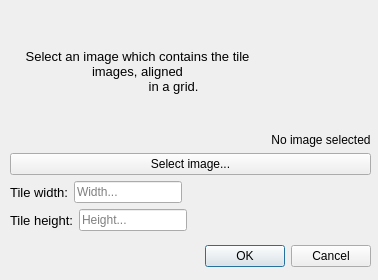
<?xml version="1.0" encoding="UTF-8"?>
<ui version="4.0">
 <class>TilesetDialogUI</class>
 <widget class="QDialog" name="TilesetDialogUI">
  <property name="geometry">
   <rect>
    <x>0</x>
    <y>0</y>
    <width>378</width>
    <height>280</height>
   </rect>
  </property>
  <property name="sizePolicy">
   <sizepolicy hsizetype="Minimum" vsizetype="Minimum">
    <horstretch>0</horstretch>
    <verstretch>0</verstretch>
   </sizepolicy>
  </property>
  <property name="windowTitle">
   <string>Dialog</string>
  </property>
  <widget class="QDialogButtonBox" name="buttonBox">
   <property name="geometry">
    <rect>
     <x>30</x>
     <y>240</y>
     <width>341</width>
     <height>32</height>
    </rect>
   </property>
   <property name="orientation">
    <enum>Qt::Horizontal</enum>
   </property>
   <property name="standardButtons">
    <set>QDialogButtonBox::Cancel|QDialogButtonBox::Ok</set>
   </property>
  </widget>
  <widget class="QWidget" name="verticalLayoutWidget">
   <property name="geometry">
    <rect>
     <x>10</x>
     <y>10</y>
     <width>361</width>
     <height>221</height>
    </rect>
   </property>
   <layout class="QVBoxLayout" name="verticalLayout">
    <item>
     <layout class="QHBoxLayout" name="headerLayout">
      <item>
       <widget class="QLabel" name="infoLabel">
        <property name="font">
         <font>
          <family>Segoe UI</family>
          <pointsize>10</pointsize>
         </font>
        </property>
        <property name="text">
         <string>Select an image which contains the tile images, aligned
                    in a grid.
                  </string>
        </property>
        <property name="alignment">
         <set>Qt::AlignCenter</set>
        </property>
        <property name="wordWrap">
         <bool>true</bool>
        </property>
       </widget>
      </item>
      <item>
       <layout class="QGridLayout" name="gridLayout">
        <item row="1" column="0">
         <widget class="QLabel" name="imageLabel">
          <property name="sizePolicy">
           <sizepolicy hsizetype="Expanding" vsizetype="Expanding">
            <horstretch>0</horstretch>
            <verstretch>0</verstretch>
           </sizepolicy>
          </property>
          <property name="text">
           <string/>
          </property>
          <property name="pixmap">
           <pixmap resource="../../tactile.qrc">:/resources/icons/icons8/color/64/image.png</pixmap>
          </property>
          <property name="scaledContents">
           <bool>false</bool>
          </property>
          <property name="alignment">
           <set>Qt::AlignCenter</set>
          </property>
         </widget>
        </item>
        <item row="2" column="0">
         <widget class="QLabel" name="imageInfoLabel">
          <property name="sizePolicy">
           <sizepolicy hsizetype="Minimum" vsizetype="Minimum">
            <horstretch>0</horstretch>
            <verstretch>0</verstretch>
           </sizepolicy>
          </property>
          <property name="text">
           <string>No image selected</string>
          </property>
          <property name="alignment">
           <set>Qt::AlignCenter</set>
          </property>
          <property name="wordWrap">
           <bool>true</bool>
          </property>
         </widget>
        </item>
       </layout>
      </item>
     </layout>
    </item>
    <item>
     <layout class="QHBoxLayout" name="selectImageLayout">
      <item>
       <widget class="QPushButton" name="imageButton">
        <property name="sizePolicy">
         <sizepolicy hsizetype="Preferred" vsizetype="Fixed">
          <horstretch>0</horstretch>
          <verstretch>0</verstretch>
         </sizepolicy>
        </property>
        <property name="text">
         <string>Select image...</string>
        </property>
       </widget>
      </item>
     </layout>
    </item>
    <item>
     <layout class="QHBoxLayout" name="tileWidthLayout">
      <item>
       <widget class="QLabel" name="widthLabel">
        <property name="sizePolicy">
         <sizepolicy hsizetype="Fixed" vsizetype="Preferred">
          <horstretch>0</horstretch>
          <verstretch>0</verstretch>
         </sizepolicy>
        </property>
        <property name="font">
         <font>
          <family>Segoe UI</family>
          <pointsize>10</pointsize>
         </font>
        </property>
        <property name="text">
         <string>Tile width:</string>
        </property>
        <property name="alignment">
         <set>Qt::AlignRight|Qt::AlignTrailing|Qt::AlignVCenter</set>
        </property>
       </widget>
      </item>
      <item>
       <widget class="QLineEdit" name="widthEdit">
        <property name="sizePolicy">
         <sizepolicy hsizetype="Fixed" vsizetype="Fixed">
          <horstretch>0</horstretch>
          <verstretch>0</verstretch>
         </sizepolicy>
        </property>
        <property name="toolTip">
         <string>Specify width of the tiles in the image</string>
        </property>
        <property name="placeholderText">
         <string>Width...</string>
        </property>
       </widget>
      </item>
      <item>
       <spacer name="horizontalSpacer">
        <property name="orientation">
         <enum>Qt::Horizontal</enum>
        </property>
        <property name="sizeHint" stdset="0">
         <size>
          <width>40</width>
          <height>20</height>
         </size>
        </property>
       </spacer>
      </item>
     </layout>
    </item>
    <item>
     <layout class="QHBoxLayout" name="tileHeightLayout">
      <item>
       <widget class="QLabel" name="heightLabel">
        <property name="sizePolicy">
         <sizepolicy hsizetype="Fixed" vsizetype="Preferred">
          <horstretch>0</horstretch>
          <verstretch>0</verstretch>
         </sizepolicy>
        </property>
        <property name="font">
         <font>
          <family>Segoe UI</family>
          <pointsize>10</pointsize>
         </font>
        </property>
        <property name="text">
         <string>Tile height:</string>
        </property>
        <property name="alignment">
         <set>Qt::AlignRight|Qt::AlignTrailing|Qt::AlignVCenter</set>
        </property>
       </widget>
      </item>
      <item>
       <widget class="QLineEdit" name="heightEdit">
        <property name="sizePolicy">
         <sizepolicy hsizetype="Fixed" vsizetype="Fixed">
          <horstretch>0</horstretch>
          <verstretch>0</verstretch>
         </sizepolicy>
        </property>
        <property name="toolTip">
         <string>Specify height of the tiles in the image</string>
        </property>
        <property name="placeholderText">
         <string>Height...</string>
        </property>
       </widget>
      </item>
      <item>
       <spacer name="horizontalSpacer_2">
        <property name="orientation">
         <enum>Qt::Horizontal</enum>
        </property>
        <property name="sizeHint" stdset="0">
         <size>
          <width>40</width>
          <height>20</height>
         </size>
        </property>
       </spacer>
      </item>
     </layout>
    </item>
   </layout>
  </widget>
 </widget>
 <resources>
  <include location="../../tactile.qrc"/>
 </resources>
 <connections>
  <connection>
   <sender>buttonBox</sender>
   <signal>accepted()</signal>
   <receiver>TilesetDialogUI</receiver>
   <slot>accept()</slot>
   <hints>
    <hint type="sourcelabel">
     <x>248</x>
     <y>254</y>
    </hint>
    <hint type="destinationlabel">
     <x>157</x>
     <y>274</y>
    </hint>
   </hints>
  </connection>
  <connection>
   <sender>buttonBox</sender>
   <signal>rejected()</signal>
   <receiver>TilesetDialogUI</receiver>
   <slot>reject()</slot>
   <hints>
    <hint type="sourcelabel">
     <x>316</x>
     <y>260</y>
    </hint>
    <hint type="destinationlabel">
     <x>286</x>
     <y>274</y>
    </hint>
   </hints>
  </connection>
 </connections>
</ui>
